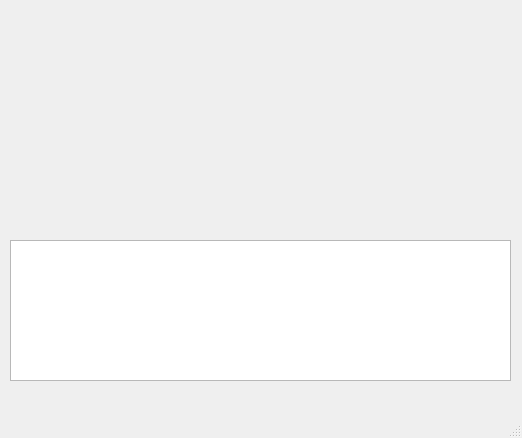
<?xml version="1.0" encoding="UTF-8"?>
<ui version="4.0">
 <class>MainWindow</class>
 <widget class="QMainWindow" name="MainWindow">
  <property name="geometry">
   <rect>
    <x>0</x>
    <y>0</y>
    <width>522</width>
    <height>438</height>
   </rect>
  </property>
  <property name="windowTitle">
   <string>MainWindow</string>
  </property>
  <widget class="QWidget" name="centralwidget">
   <widget class="QTextEdit" name="textEdit">
    <property name="geometry">
     <rect>
      <x>10</x>
      <y>240</y>
      <width>501</width>
      <height>141</height>
     </rect>
    </property>
   </widget>
  </widget>
  <widget class="QMenuBar" name="menubar">
   <property name="geometry">
    <rect>
     <x>0</x>
     <y>0</y>
     <width>522</width>
     <height>21</height>
    </rect>
   </property>
  </widget>
  <widget class="QStatusBar" name="statusbar"/>
 </widget>
 <resources/>
 <connections/>
</ui>
